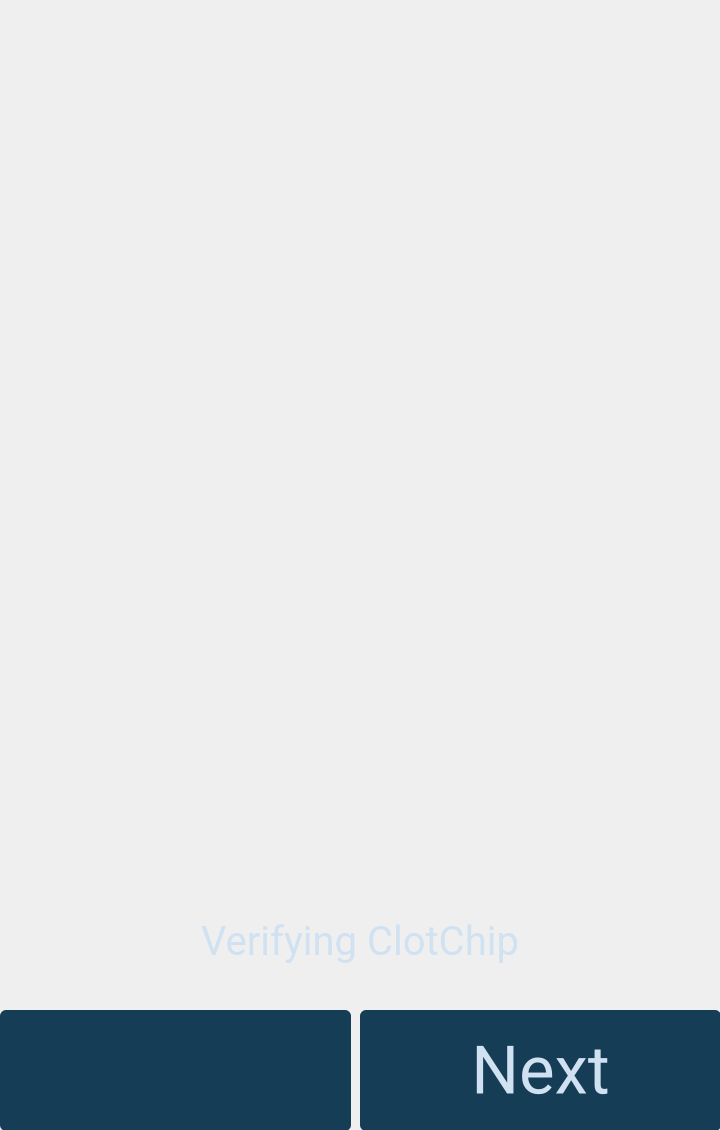
<?xml version="1.0" encoding="UTF-8"?>
<ui version="4.0">
 <class>VerifyClotChip</class>
 <widget class="QWidget" name="VerifyClotChip">
  <property name="geometry">
   <rect>
    <x>0</x>
    <y>0</y>
    <width>720</width>
    <height>1130</height>
   </rect>
  </property>
  <property name="font">
   <font>
    <family>Roboto</family>
   </font>
  </property>
  <property name="windowTitle">
   <string>Form</string>
  </property>
  <widget class="QStackedWidget" name="stackedWidget">
   <property name="geometry">
    <rect>
     <x>0</x>
     <y>0</y>
     <width>720</width>
     <height>1130</height>
    </rect>
   </property>
   <widget class="QWidget" name="page">
    <widget class="QLabel" name="labelVerifyClotChip">
     <property name="geometry">
      <rect>
       <x>72</x>
       <y>10</y>
       <width>575</width>
       <height>785</height>
      </rect>
     </property>
     <property name="text">
      <string/>
     </property>
     <property name="pixmap">
      <pixmap resource="resources.qrc">:/Images/XatekUI_VerifyingClotChip.png</pixmap>
     </property>
     <property name="scaledContents">
      <bool>true</bool>
     </property>
    </widget>
    <widget class="QLabel" name="labelInstructions">
     <property name="geometry">
      <rect>
       <x>0</x>
       <y>900</y>
       <width>720</width>
       <height>81</height>
      </rect>
     </property>
     <property name="font">
      <font>
       <family>Roboto</family>
       <pointsize>30</pointsize>
      </font>
     </property>
     <property name="styleSheet">
      <string notr="true">color: rgb(208,225,241);</string>
     </property>
     <property name="text">
      <string>Verifying ClotChip</string>
     </property>
     <property name="alignment">
      <set>Qt::AlignCenter</set>
     </property>
     <property name="wordWrap">
      <bool>true</bool>
     </property>
    </widget>
    <widget class="QPushButton" name="buttonBack">
     <property name="geometry">
      <rect>
       <x>0</x>
       <y>1010</y>
       <width>351</width>
       <height>121</height>
      </rect>
     </property>
     <property name="font">
      <font>
       <family>Roboto</family>
      </font>
     </property>
     <property name="styleSheet">
      <string notr="true">border-radius: 6px;
background-color: rgb(22,61,86);
color: rgb(208,225,241)</string>
     </property>
     <property name="text">
      <string/>
     </property>
     <property name="icon">
      <iconset resource="resources.qrc">
       <normaloff>:/Images/XatekUI_BackArrow.png</normaloff>:/Images/XatekUI_BackArrow.png</iconset>
     </property>
     <property name="iconSize">
      <size>
       <width>73</width>
       <height>62</height>
      </size>
     </property>
    </widget>
    <widget class="QPushButton" name="buttonNext">
     <property name="geometry">
      <rect>
       <x>360</x>
       <y>1010</y>
       <width>361</width>
       <height>121</height>
      </rect>
     </property>
     <property name="font">
      <font>
       <family>Roboto</family>
       <pointsize>50</pointsize>
      </font>
     </property>
     <property name="styleSheet">
      <string notr="true">border-radius: 6px;
background-color: rgb(22,61,86);
color: rgb(208,225,241)</string>
     </property>
     <property name="text">
      <string>Next</string>
     </property>
    </widget>
   </widget>
  </widget>
 </widget>
 <resources>
  <include location="resources.qrc"/>
 </resources>
 <connections/>
</ui>
